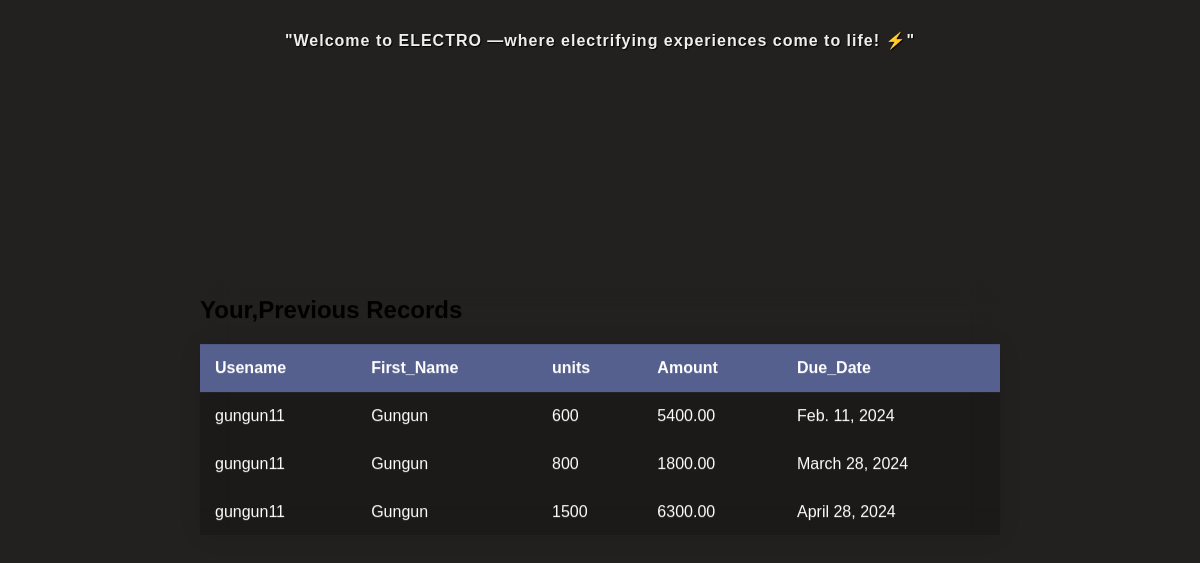
The page /user_history/ (signed in) on the database as committed earlier.
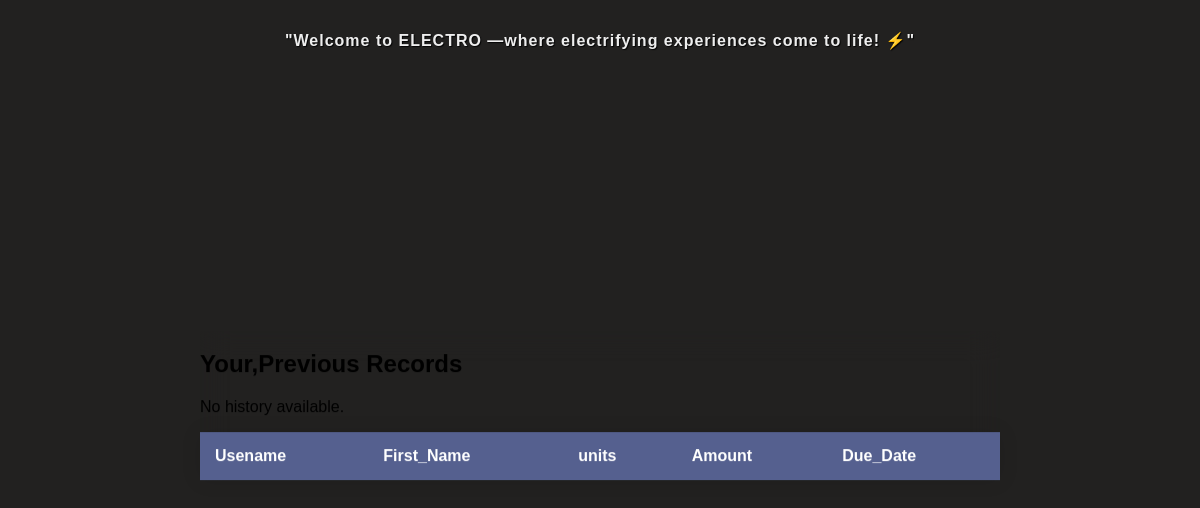
The same page on the database as committed later.
### electro/models.py (models this page shows)
class CustomUser(AbstractUser):
    id = models.AutoField(primary_key=True)
    USER_TYPE_CHOICES = [
        ('user', 'User'),
        ('staff', 'Staff')
        ]
    user_type = models.CharField(max_length=50, choices=USER_TYPE_CHOICES)
    firstname=models.CharField(max_length=255)
    lastname=models.CharField(max_length=255)
    emailid = models.CharField(max_length=255)
    phone_number = models.CharField(max_length=15, unique=True,null=True,blank=True)
    groups = models.ManyToManyField(
        'auth.Group',
        related_name='custom_user_groups',
        blank=True,
        help_text='The groups this user belongs to. A user will get all permissions granted to each of their groups.',
        verbose_name='groups',
    )
    user_permissions = models.ManyToManyField(
        'auth.Permission',
        related_name='custom_user_permissions',
        blank=True,
        help_text='Specific permissions for this user.',
        verbose_name='user permissions',
    )

class UnitHistory(models.Model):
    amount = models.DecimalField(max_digits=10, decimal_places=2, default=0)
    user = models.ForeignKey(CustomUser, on_delete=models.CASCADE)  # ForeignKey linking to the User model
    units_added = models.IntegerField()
    date_added = models.DateField()

### electro/views.py (the view)
# urls.py: path('user_history/', views.user_history, name='user_history'),
def user_history(request):
    user_history= UnitHistory.objects.filter(user=request.user)
    return render(request, 'electro/user_history.html', {'user_history': user_history})

### templates/electro/user_history.html (shortened to what this page needs)
{% load static %}
<!DOCTYPE html>
<html lang="en">
<head>
  <link rel="stylesheet" href="{% static 'css/userhome.css' %}">
</head>
<body>
  <h1>"Welcome to ELECTRO —where electrifying experiences come to life! ⚡️"</h1>
  <div class="container">
    <h2>Your,Previous Records</h2>
    <table>
      <thead>
        <tr>
          <th>Usename</th>
          <th>First_Name</th>
          <th>units</th>
          <th>Amount</th>
          <th>Due_Date</th>
        </tr>
      </thead>
      <tbody>
            {% if user_history %}
                {% for entry in user_history %}
            <tr>
                <td>{{ user.username }}</td>
                <td>{{ user.first_name }}</td>
                <td>{{ entry.units_added }} </td>
                <td>{{entry.amount}}</td>
                <td>{{ entry.date_added }}</td>
            </tr>
                {% endfor %}
            {% else %}
                <p>No history available.</p>
            {% endif %}
      </tbody>
    </table>
  </div>

Rows that differ between the two databases and show on the page:
removed UnitHistory: units_added "600", amount "5400.00", date_added "Feb. 11, 2024"
no longer on this page (row edited): CustomUser: username "gungun11", first_name "Gungun"
removed UnitHistory: units_added "800", amount "1800.00", date_added "March 28, 2024"
removed UnitHistory: units_added "1500", amount "6300.00", date_added "April 28, 2024"
Other text that changed with them:
text now shown: "No history available."
